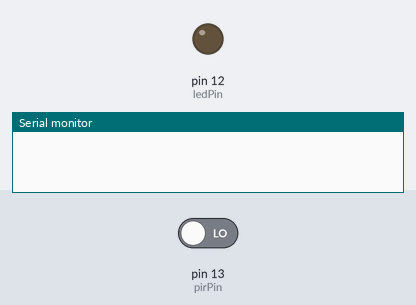
The sketch below on a simulated Arduino Uno, built with avr-gcc and run on an emulated ATmega328P. Shown: output pins drawn as LEDs (lit = HIGH), the last lines printed to the serial monitor. The inputs (shaded band) are chosen by the test bench; at power-on: pin 13 (pirPin) LOW.

Above: at 1.2 s.
1.3 s: pin 13 (pirPin) driven HIGH
At 1.9 s:
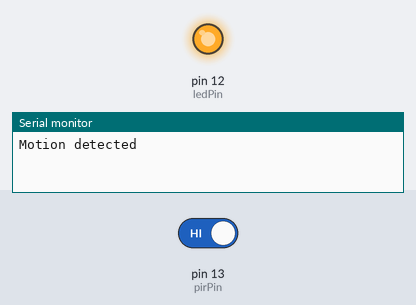
2.8 s: pin 13 (pirPin) driven LOW
At 4.2 s:
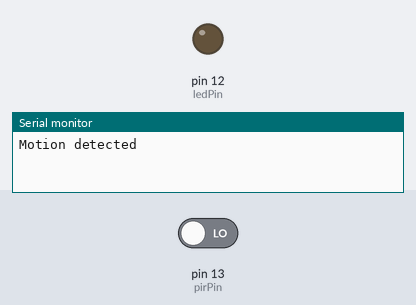
Timing chart, 0 to 5.8 s (numbered marks = the images above; inputs shaded):
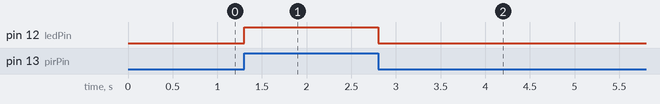

Measured:
- after the input at 1.3 s, pin 12 (ledPin): LOW → HIGH at once
- after the input at 2.8 s, pin 12 (ledPin): HIGH → LOW at once

The sketch:

sensor_pir_2.ino
```cpp
int pirPin = 13;
int ledPin = 12;

int state = LOW;

void setup() {
  Serial.begin(9600);

  pinMode(ledPin, OUTPUT);
  pinMode(pirPin, INPUT);
}

void loop(){
  if (digitalRead(pirPin) == HIGH) {

    digitalWrite(ledPin, HIGH);
    if (state == LOW) {
      Serial.println("Motion detected");
      state = HIGH;
    }

  } else {

    digitalWrite(ledPin, LOW);
    if (state == HIGH){
      state = LOW;
    }
  }
}
```
